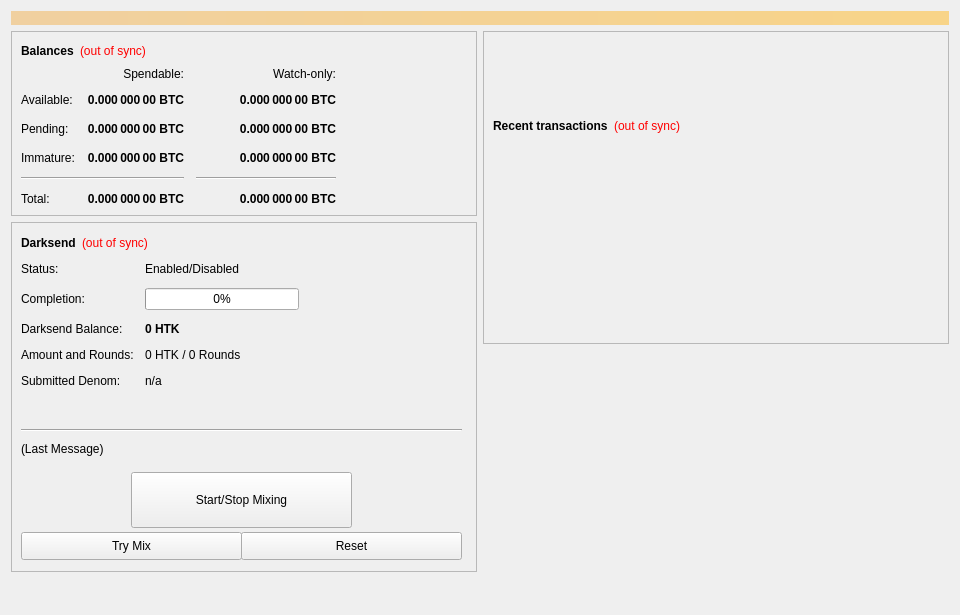
<?xml version="1.0" encoding="UTF-8"?>
<ui version="4.0">
 <class>OverviewPage</class>
 <widget class="QWidget" name="OverviewPage">
  <property name="geometry">
   <rect>
    <x>0</x>
    <y>0</y>
    <width>960</width>
    <height>615</height>
   </rect>
  </property>
  <property name="minimumSize">
   <size>
    <width>960</width>
    <height>0</height>
   </size>
  </property>
  <property name="windowTitle">
   <string>Form</string>
  </property>
  <layout class="QVBoxLayout" name="topLayout">
   <item>
    <widget class="QLabel" name="labelAlerts">
     <property name="visible">
      <bool>false</bool>
     </property>
     <property name="styleSheet">
      <string notr="true">background-color: qlineargradient(x1: 0, y1: 0, x2: 1, y2: 0, stop:0 #F0D0A0, stop:1 #F8D488); color:#000000;</string>
     </property>
     <property name="wordWrap">
      <bool>true</bool>
     </property>
     <property name="margin">
      <number>3</number>
     </property>
    </widget>
   </item>
   <item>
    <layout class="QHBoxLayout" name="horizontalLayout" stretch="1,1">
     <item>
      <layout class="QVBoxLayout" name="verticalLayout_2">
       <item>
        <widget class="QFrame" name="frame">
         <property name="frameShape">
          <enum>QFrame::StyledPanel</enum>
         </property>
         <property name="frameShadow">
          <enum>QFrame::Raised</enum>
         </property>
         <layout class="QVBoxLayout" name="verticalLayout_4">
          <item>
           <layout class="QHBoxLayout" name="horizontalLayout_4">
            <item>
             <widget class="QLabel" name="label_5">
              <property name="font">
               <font>
                <weight>75</weight>
                <bold>true</bold>
               </font>
              </property>
              <property name="text">
               <string>Balances</string>
              </property>
             </widget>
            </item>
            <item>
             <widget class="QLabel" name="labelWalletStatus">
              <property name="cursor">
               <cursorShape>WhatsThisCursor</cursorShape>
              </property>
              <property name="toolTip">
               <string>The displayed information may be out of date. Your wallet automatically synchronizes with the HTK network after a connection is established, but this process has not completed yet.</string>
              </property>
              <property name="styleSheet">
               <string notr="true">QLabel { color: red; }</string>
              </property>
              <property name="text">
               <string notr="true">(out of sync)</string>
              </property>
              <property name="alignment">
               <set>Qt::AlignLeading|Qt::AlignLeft|Qt::AlignVCenter</set>
              </property>
             </widget>
            </item>
            <item>
             <spacer name="horizontalSpacer_3">
              <property name="orientation">
               <enum>Qt::Horizontal</enum>
              </property>
              <property name="sizeHint" stdset="0">
               <size>
                <width>40</width>
                <height>20</height>
               </size>
              </property>
             </spacer>
            </item>
           </layout>
          </item>
          <item>
           <layout class="QGridLayout" name="gridLayout">
            <property name="spacing">
             <number>12</number>
            </property>
            <item row="2" column="2">
             <widget class="QLabel" name="labelWatchPending">
              <property name="font">
               <font>
                <weight>75</weight>
                <bold>true</bold>
               </font>
              </property>
              <property name="cursor">
               <cursorShape>IBeamCursor</cursorShape>
              </property>
              <property name="toolTip">
               <string>Unconfirmed transactions to watch-only addresses</string>
              </property>
              <property name="text">
               <string notr="true">0.000 000 00 BTC</string>
              </property>
              <property name="alignment">
               <set>Qt::AlignRight|Qt::AlignTrailing|Qt::AlignVCenter</set>
              </property>
              <property name="textInteractionFlags">
               <set>Qt::LinksAccessibleByMouse|Qt::TextSelectableByKeyboard|Qt::TextSelectableByMouse</set>
              </property>
             </widget>
            </item>
            <item row="2" column="1">
             <widget class="QLabel" name="labelUnconfirmed">
              <property name="font">
               <font>
                <weight>75</weight>
                <bold>true</bold>
               </font>
              </property>
              <property name="cursor">
               <cursorShape>IBeamCursor</cursorShape>
              </property>
              <property name="toolTip">
               <string>Total of transactions that have yet to be confirmed, and do not yet count toward the spendable balance</string>
              </property>
              <property name="text">
               <string notr="true">0.000 000 00 BTC</string>
              </property>
              <property name="alignment">
               <set>Qt::AlignRight|Qt::AlignTrailing|Qt::AlignVCenter</set>
              </property>
              <property name="textInteractionFlags">
               <set>Qt::LinksAccessibleByMouse|Qt::TextSelectableByKeyboard|Qt::TextSelectableByMouse</set>
              </property>
             </widget>
            </item>
            <item row="3" column="2">
             <widget class="QLabel" name="labelWatchImmature">
              <property name="font">
               <font>
                <weight>75</weight>
                <bold>true</bold>
               </font>
              </property>
              <property name="cursor">
               <cursorShape>IBeamCursor</cursorShape>
              </property>
              <property name="toolTip">
               <string>Staked or masternode rewards in watch-only addresses that has not yet matured</string>
              </property>
              <property name="text">
               <string notr="true">0.000 000 00 BTC</string>
              </property>
              <property name="alignment">
               <set>Qt::AlignRight|Qt::AlignTrailing|Qt::AlignVCenter</set>
              </property>
              <property name="textInteractionFlags">
               <set>Qt::LinksAccessibleByMouse|Qt::TextSelectableByKeyboard|Qt::TextSelectableByMouse</set>
              </property>
             </widget>
            </item>
            <item row="4" column="0" colspan="2">
             <widget class="Line" name="lineSpendableBalance">
              <property name="orientation">
               <enum>Qt::Horizontal</enum>
              </property>
             </widget>
            </item>
            <item row="4" column="2">
             <widget class="Line" name="lineWatchBalance">
              <property name="sizePolicy">
               <sizepolicy hsizetype="Preferred" vsizetype="Fixed">
                <horstretch>0</horstretch>
                <verstretch>0</verstretch>
               </sizepolicy>
              </property>
              <property name="minimumSize">
               <size>
                <width>140</width>
                <height>0</height>
               </size>
              </property>
              <property name="orientation">
               <enum>Qt::Horizontal</enum>
              </property>
             </widget>
            </item>
            <item row="5" column="0">
             <widget class="QLabel" name="labelTotalText">
              <property name="text">
               <string>Total:</string>
              </property>
             </widget>
            </item>
            <item row="3" column="1">
             <widget class="QLabel" name="labelImmature">
              <property name="font">
               <font>
                <weight>75</weight>
                <bold>true</bold>
               </font>
              </property>
              <property name="cursor">
               <cursorShape>IBeamCursor</cursorShape>
              </property>
              <property name="toolTip">
               <string>Staked or masternode rewards that has not yet matured</string>
              </property>
              <property name="text">
               <string notr="true">0.000 000 00 BTC</string>
              </property>
              <property name="alignment">
               <set>Qt::AlignRight|Qt::AlignTrailing|Qt::AlignVCenter</set>
              </property>
              <property name="textInteractionFlags">
               <set>Qt::LinksAccessibleByMouse|Qt::TextSelectableByKeyboard|Qt::TextSelectableByMouse</set>
              </property>
             </widget>
            </item>
            <item row="2" column="3">
             <spacer name="horizontalSpacer_2">
              <property name="orientation">
               <enum>Qt::Horizontal</enum>
              </property>
              <property name="sizeHint" stdset="0">
               <size>
                <width>40</width>
                <height>20</height>
               </size>
              </property>
             </spacer>
            </item>
            <item row="3" column="0">
             <widget class="QLabel" name="labelImmatureText">
              <property name="text">
               <string>Immature:</string>
              </property>
             </widget>
            </item>
            <item row="5" column="1">
             <widget class="QLabel" name="labelTotal">
              <property name="font">
               <font>
                <weight>75</weight>
                <bold>true</bold>
               </font>
              </property>
              <property name="cursor">
               <cursorShape>IBeamCursor</cursorShape>
              </property>
              <property name="toolTip">
               <string>Your current total balance</string>
              </property>
              <property name="text">
               <string notr="true">0.000 000 00 BTC</string>
              </property>
              <property name="alignment">
               <set>Qt::AlignRight|Qt::AlignTrailing|Qt::AlignVCenter</set>
              </property>
              <property name="textInteractionFlags">
               <set>Qt::LinksAccessibleByMouse|Qt::TextSelectableByKeyboard|Qt::TextSelectableByMouse</set>
              </property>
             </widget>
            </item>
            <item row="5" column="2">
             <widget class="QLabel" name="labelWatchTotal">
              <property name="font">
               <font>
                <weight>75</weight>
                <bold>true</bold>
               </font>
              </property>
              <property name="cursor">
               <cursorShape>IBeamCursor</cursorShape>
              </property>
              <property name="toolTip">
               <string>Current total balance in watch-only addresses</string>
              </property>
              <property name="text">
               <string notr="true">0.000 000 00 BTC</string>
              </property>
              <property name="alignment">
               <set>Qt::AlignRight|Qt::AlignTrailing|Qt::AlignVCenter</set>
              </property>
              <property name="textInteractionFlags">
               <set>Qt::LinksAccessibleByMouse|Qt::TextSelectableByKeyboard|Qt::TextSelectableByMouse</set>
              </property>
             </widget>
            </item>
            <item row="0" column="2">
             <widget class="QLabel" name="labelWatchonly">
              <property name="text">
               <string>Watch-only:</string>
              </property>
              <property name="alignment">
               <set>Qt::AlignRight|Qt::AlignTrailing|Qt::AlignVCenter</set>
              </property>
             </widget>
            </item>
            <item row="1" column="0">
             <widget class="QLabel" name="labelBalanceText">
              <property name="text">
               <string>Available:</string>
              </property>
             </widget>
            </item>
            <item row="1" column="1">
             <widget class="QLabel" name="labelBalance">
              <property name="font">
               <font>
                <weight>75</weight>
                <bold>true</bold>
               </font>
              </property>
              <property name="cursor">
               <cursorShape>IBeamCursor</cursorShape>
              </property>
              <property name="toolTip">
               <string>Your current spendable balance</string>
              </property>
              <property name="text">
               <string notr="true">0.000 000 00 BTC</string>
              </property>
              <property name="alignment">
               <set>Qt::AlignRight|Qt::AlignTrailing|Qt::AlignVCenter</set>
              </property>
              <property name="textInteractionFlags">
               <set>Qt::LinksAccessibleByMouse|Qt::TextSelectableByKeyboard|Qt::TextSelectableByMouse</set>
              </property>
             </widget>
            </item>
            <item row="1" column="2">
             <widget class="QLabel" name="labelWatchAvailable">
              <property name="font">
               <font>
                <weight>75</weight>
                <bold>true</bold>
               </font>
              </property>
              <property name="cursor">
               <cursorShape>IBeamCursor</cursorShape>
              </property>
              <property name="toolTip">
               <string>Your current balance in watch-only addresses</string>
              </property>
              <property name="text">
               <string notr="true">0.000 000 00 BTC</string>
              </property>
              <property name="alignment">
               <set>Qt::AlignRight|Qt::AlignTrailing|Qt::AlignVCenter</set>
              </property>
              <property name="textInteractionFlags">
               <set>Qt::LinksAccessibleByMouse|Qt::TextSelectableByKeyboard|Qt::TextSelectableByMouse</set>
              </property>
             </widget>
            </item>
            <item row="2" column="0">
             <widget class="QLabel" name="labelPendingText">
              <property name="text">
               <string>Pending:</string>
              </property>
             </widget>
            </item>
            <item row="0" column="1">
             <widget class="QLabel" name="labelSpendable">
              <property name="text">
               <string>Spendable:</string>
              </property>
              <property name="alignment">
               <set>Qt::AlignRight|Qt::AlignTrailing|Qt::AlignVCenter</set>
              </property>
             </widget>
            </item>
           </layout>
          </item>
         </layout>
        </widget>
       </item>
       <item>
        <widget class="QFrame" name="frameDarksend">
         <property name="minimumSize">
          <size>
           <width>0</width>
           <height>350</height>
          </size>
         </property>
         <property name="layoutDirection">
          <enum>Qt::LeftToRight</enum>
         </property>
         <property name="frameShape">
          <enum>QFrame::StyledPanel</enum>
         </property>
         <property name="frameShadow">
          <enum>QFrame::Raised</enum>
         </property>
         <widget class="QWidget" name="formLayoutWidget">
          <property name="geometry">
           <rect>
            <x>10</x>
            <y>40</y>
            <width>451</width>
            <height>161</height>
           </rect>
          </property>
          <layout class="QFormLayout" name="formLayout">
           <property name="fieldGrowthPolicy">
            <enum>QFormLayout::AllNonFixedFieldsGrow</enum>
           </property>
           <property name="horizontalSpacing">
            <number>11</number>
           </property>
           <property name="verticalSpacing">
            <number>12</number>
           </property>
           <item row="0" column="0">
            <widget class="QLabel" name="label_6">
             <property name="text">
              <string>Status:</string>
             </property>
            </widget>
           </item>
           <item row="1" column="0">
            <widget class="QLabel" name="label_7">
             <property name="text">
              <string>Completion:</string>
             </property>
            </widget>
           </item>
           <item row="1" column="1">
            <widget class="QProgressBar" name="DarksendProgress">
             <property name="maximumSize">
              <size>
               <width>154</width>
               <height>16777215</height>
              </size>
             </property>
             <property name="value">
              <number>0</number>
             </property>
            </widget>
           </item>
           <item row="2" column="0">
            <widget class="QLabel" name="labelAnonymizedText">
             <property name="text">
              <string>Darksend Balance:</string>
             </property>
            </widget>
           </item>
           <item row="2" column="1">
            <widget class="QLabel" name="labelAnonymized">
             <property name="font">
              <font>
               <weight>75</weight>
               <bold>true</bold>
              </font>
             </property>
             <property name="text">
              <string notr="true">0 HTK</string>
             </property>
            </widget>
           </item>
           <item row="3" column="0">
            <widget class="QLabel" name="label_8">
             <property name="text">
              <string>Amount and Rounds:</string>
             </property>
            </widget>
           </item>
           <item row="3" column="1">
            <widget class="QLabel" name="labelAmountRounds">
             <property name="text">
              <string>0 HTK / 0 Rounds</string>
             </property>
            </widget>
           </item>
           <item row="4" column="0">
            <widget class="QLabel" name="label_9">
             <property name="text">
              <string>Submitted Denom:</string>
             </property>
            </widget>
           </item>
           <item row="4" column="1">
            <widget class="QLabel" name="labelSubmittedDenom">
             <property name="toolTip">
              <string>The denominations you submitted to the Masternode.&lt;br&gt;To mix, other users must submit the exact same denominations.</string>
             </property>
             <property name="text">
              <string>n/a</string>
             </property>
            </widget>
           </item>
           <item row="0" column="1">
            <widget class="QLabel" name="DarksendEnabled">
             <property name="text">
              <string>Enabled/Disabled</string>
             </property>
            </widget>
           </item>
          </layout>
         </widget>
         <widget class="QPushButton" name="runAutoDenom">
          <property name="geometry">
           <rect>
            <x>251</x>
            <y>17</y>
            <width>1</width>
            <height>1</height>
           </rect>
          </property>
          <property name="palette">
           <palette>
            <active>
             <colorrole role="WindowText">
              <brush brushstyle="SolidPattern">
               <color alpha="255">
                <red>0</red>
                <green>0</green>
                <blue>0</blue>
               </color>
              </brush>
             </colorrole>
             <colorrole role="Button">
              <brush brushstyle="SolidPattern">
               <color alpha="255">
                <red>239</red>
                <green>238</green>
                <blue>238</blue>
               </color>
              </brush>
             </colorrole>
             <colorrole role="Light">
              <brush brushstyle="SolidPattern">
               <color alpha="255">
                <red>255</red>
                <green>255</green>
                <blue>255</blue>
               </color>
              </brush>
             </colorrole>
             <colorrole role="Midlight">
              <brush brushstyle="SolidPattern">
               <color alpha="255">
                <red>247</red>
                <green>246</green>
                <blue>246</blue>
               </color>
              </brush>
             </colorrole>
             <colorrole role="Dark">
              <brush brushstyle="SolidPattern">
               <color alpha="255">
                <red>119</red>
                <green>119</green>
                <blue>119</blue>
               </color>
              </brush>
             </colorrole>
             <colorrole role="Mid">
              <brush brushstyle="SolidPattern">
               <color alpha="255">
                <red>159</red>
                <green>159</green>
                <blue>159</blue>
               </color>
              </brush>
             </colorrole>
             <colorrole role="Text">
              <brush brushstyle="SolidPattern">
               <color alpha="255">
                <red>0</red>
                <green>0</green>
                <blue>0</blue>
               </color>
              </brush>
             </colorrole>
             <colorrole role="BrightText">
              <brush brushstyle="SolidPattern">
               <color alpha="255">
                <red>255</red>
                <green>255</green>
                <blue>255</blue>
               </color>
              </brush>
             </colorrole>
             <colorrole role="ButtonText">
              <brush brushstyle="SolidPattern">
               <color alpha="255">
                <red>0</red>
                <green>0</green>
                <blue>0</blue>
               </color>
              </brush>
             </colorrole>
             <colorrole role="Base">
              <brush brushstyle="SolidPattern">
               <color alpha="255">
                <red>255</red>
                <green>255</green>
                <blue>255</blue>
               </color>
              </brush>
             </colorrole>
             <colorrole role="Window">
              <brush brushstyle="SolidPattern">
               <color alpha="255">
                <red>239</red>
                <green>238</green>
                <blue>238</blue>
               </color>
              </brush>
             </colorrole>
             <colorrole role="Shadow">
              <brush brushstyle="SolidPattern">
               <color alpha="255">
                <red>0</red>
                <green>0</green>
                <blue>0</blue>
               </color>
              </brush>
             </colorrole>
             <colorrole role="AlternateBase">
              <brush brushstyle="SolidPattern">
               <color alpha="255">
                <red>247</red>
                <green>246</green>
                <blue>246</blue>
               </color>
              </brush>
             </colorrole>
             <colorrole role="ToolTipBase">
              <brush brushstyle="SolidPattern">
               <color alpha="255">
                <red>255</red>
                <green>255</green>
                <blue>220</blue>
               </color>
              </brush>
             </colorrole>
             <colorrole role="ToolTipText">
              <brush brushstyle="SolidPattern">
               <color alpha="255">
                <red>0</red>
                <green>0</green>
                <blue>0</blue>
               </color>
              </brush>
             </colorrole>
            </active>
            <inactive>
             <colorrole role="WindowText">
              <brush brushstyle="SolidPattern">
               <color alpha="255">
                <red>0</red>
                <green>0</green>
                <blue>0</blue>
               </color>
              </brush>
             </colorrole>
             <colorrole role="Button">
              <brush brushstyle="SolidPattern">
               <color alpha="255">
                <red>239</red>
                <green>238</green>
                <blue>238</blue>
               </color>
              </brush>
             </colorrole>
             <colorrole role="Light">
              <brush brushstyle="SolidPattern">
               <color alpha="255">
                <red>255</red>
                <green>255</green>
                <blue>255</blue>
               </color>
              </brush>
             </colorrole>
             <colorrole role="Midlight">
              <brush brushstyle="SolidPattern">
               <color alpha="255">
                <red>247</red>
                <green>246</green>
                <blue>246</blue>
               </color>
              </brush>
             </colorrole>
             <colorrole role="Dark">
              <brush brushstyle="SolidPattern">
               <color alpha="255">
                <red>119</red>
                <green>119</green>
                <blue>119</blue>
               </color>
              </brush>
             </colorrole>
             <colorrole role="Mid">
              <brush brushstyle="SolidPattern">
               <color alpha="255">
                <red>159</red>
                <green>159</green>
                <blue>159</blue>
               </color>
              </brush>
             </colorrole>
             <colorrole role="Text">
              <brush brushstyle="SolidPattern">
               <color alpha="255">
                <red>0</red>
                <green>0</green>
                <blue>0</blue>
               </color>
              </brush>
             </colorrole>
             <colorrole role="BrightText">
              <brush brushstyle="SolidPattern">
               <color alpha="255">
                <red>255</red>
                <green>255</green>
                <blue>255</blue>
               </color>
              </brush>
             </colorrole>
             <colorrole role="ButtonText">
              <brush brushstyle="SolidPattern">
               <color alpha="255">
                <red>0</red>
                <green>0</green>
                <blue>0</blue>
               </color>
              </brush>
             </colorrole>
             <colorrole role="Base">
              <brush brushstyle="SolidPattern">
               <color alpha="255">
                <red>255</red>
                <green>255</green>
                <blue>255</blue>
               </color>
              </brush>
             </colorrole>
             <colorrole role="Window">
              <brush brushstyle="SolidPattern">
               <color alpha="255">
                <red>239</red>
                <green>238</green>
                <blue>238</blue>
               </color>
              </brush>
             </colorrole>
             <colorrole role="Shadow">
              <brush brushstyle="SolidPattern">
               <color alpha="255">
                <red>0</red>
                <green>0</green>
                <blue>0</blue>
               </color>
              </brush>
             </colorrole>
             <colorrole role="AlternateBase">
              <brush brushstyle="SolidPattern">
               <color alpha="255">
                <red>247</red>
                <green>246</green>
                <blue>246</blue>
               </color>
              </brush>
             </colorrole>
             <colorrole role="ToolTipBase">
              <brush brushstyle="SolidPattern">
               <color alpha="255">
                <red>255</red>
                <green>255</green>
                <blue>220</blue>
               </color>
              </brush>
             </colorrole>
             <colorrole role="ToolTipText">
              <brush brushstyle="SolidPattern">
               <color alpha="255">
                <red>0</red>
                <green>0</green>
                <blue>0</blue>
               </color>
              </brush>
             </colorrole>
            </inactive>
            <disabled>
             <colorrole role="WindowText">
              <brush brushstyle="SolidPattern">
               <color alpha="255">
                <red>119</red>
                <green>119</green>
                <blue>119</blue>
               </color>
              </brush>
             </colorrole>
             <colorrole role="Button">
              <brush brushstyle="SolidPattern">
               <color alpha="255">
                <red>239</red>
                <green>238</green>
                <blue>238</blue>
               </color>
              </brush>
             </colorrole>
             <colorrole role="Light">
              <brush brushstyle="SolidPattern">
               <color alpha="255">
                <red>255</red>
                <green>255</green>
                <blue>255</blue>
               </color>
              </brush>
             </colorrole>
             <colorrole role="Midlight">
              <brush brushstyle="SolidPattern">
               <color alpha="255">
                <red>247</red>
                <green>246</green>
                <blue>246</blue>
               </color>
              </brush>
             </colorrole>
             <colorrole role="Dark">
              <brush brushstyle="SolidPattern">
               <color alpha="255">
                <red>119</red>
                <green>119</green>
                <blue>119</blue>
               </color>
              </brush>
             </colorrole>
             <colorrole role="Mid">
              <brush brushstyle="SolidPattern">
               <color alpha="255">
                <red>159</red>
                <green>159</green>
                <blue>159</blue>
               </color>
              </brush>
             </colorrole>
             <colorrole role="Text">
              <brush brushstyle="SolidPattern">
               <color alpha="255">
                <red>119</red>
                <green>119</green>
                <blue>119</blue>
               </color>
              </brush>
             </colorrole>
             <colorrole role="BrightText">
              <brush brushstyle="SolidPattern">
               <color alpha="255">
                <red>255</red>
                <green>255</green>
                <blue>255</blue>
               </color>
              </brush>
             </colorrole>
             <colorrole role="ButtonText">
              <brush brushstyle="SolidPattern">
               <color alpha="255">
                <red>119</red>
                <green>119</green>
                <blue>119</blue>
               </color>
              </brush>
             </colorrole>
             <colorrole role="Base">
              <brush brushstyle="SolidPattern">
               <color alpha="255">
                <red>239</red>
                <green>238</green>
                <blue>238</blue>
               </color>
              </brush>
             </colorrole>
             <colorrole role="Window">
              <brush brushstyle="SolidPattern">
               <color alpha="255">
                <red>239</red>
                <green>238</green>
                <blue>238</blue>
               </color>
              </brush>
             </colorrole>
             <colorrole role="Shadow">
              <brush brushstyle="SolidPattern">
               <color alpha="255">
                <red>0</red>
                <green>0</green>
                <blue>0</blue>
               </color>
              </brush>
             </colorrole>
             <colorrole role="AlternateBase">
              <brush brushstyle="SolidPattern">
               <color alpha="255">
                <red>239</red>
                <green>238</green>
                <blue>238</blue>
               </color>
              </brush>
             </colorrole>
             <colorrole role="ToolTipBase">
              <brush brushstyle="SolidPattern">
               <color alpha="255">
                <red>255</red>
                <green>255</green>
                <blue>220</blue>
               </color>
              </brush>
             </colorrole>
             <colorrole role="ToolTipText">
              <brush brushstyle="SolidPattern">
               <color alpha="255">
                <red>0</red>
                <green>0</green>
                <blue>0</blue>
               </color>
              </brush>
             </colorrole>
            </disabled>
           </palette>
          </property>
          <property name="focusPolicy">
           <enum>Qt::NoFocus</enum>
          </property>
          <property name="autoFillBackground">
           <bool>true</bool>
          </property>
          <property name="text">
           <string/>
          </property>
          <property name="flat">
           <bool>true</bool>
          </property>
         </widget>
         <widget class="QPushButton" name="toggleDarksend">
          <property name="geometry">
           <rect>
            <x>120</x>
            <y>250</y>
            <width>221</width>
            <height>56</height>
           </rect>
          </property>
          <property name="sizePolicy">
           <sizepolicy hsizetype="MinimumExpanding" vsizetype="Fixed">
            <horstretch>0</horstretch>
            <verstretch>0</verstretch>
           </sizepolicy>
          </property>
          <property name="text">
           <string>Start/Stop Mixing</string>
          </property>
         </widget>
         <widget class="Line" name="lineLastMessage">
          <property name="geometry">
           <rect>
            <x>10</x>
            <y>200</y>
            <width>441</width>
            <height>16</height>
           </rect>
          </property>
          <property name="orientation">
           <enum>Qt::Horizontal</enum>
          </property>
         </widget>
         <widget class="QLabel" name="DarksendStatus">
          <property name="geometry">
           <rect>
            <x>10</x>
            <y>220</y>
            <width>451</width>
            <height>61</height>
           </rect>
          </property>
          <property name="minimumSize">
           <size>
            <width>288</width>
            <height>43</height>
           </size>
          </property>
          <property name="text">
           <string>(Last Message)</string>
          </property>
          <property name="alignment">
           <set>Qt::AlignLeading|Qt::AlignLeft|Qt::AlignTop</set>
          </property>
          <property name="wordWrap">
           <bool>true</bool>
          </property>
         </widget>
         <widget class="QPushButton" name="DarksendAuto">
          <property name="geometry">
           <rect>
            <x>10</x>
            <y>310</y>
            <width>221</width>
            <height>28</height>
           </rect>
          </property>
          <property name="sizePolicy">
           <sizepolicy hsizetype="MinimumExpanding" vsizetype="Fixed">
            <horstretch>0</horstretch>
            <verstretch>0</verstretch>
           </sizepolicy>
          </property>
          <property name="toolTip">
           <string>Try to manually submit a Darksend request.</string>
          </property>
          <property name="text">
           <string>Try Mix</string>
          </property>
         </widget>
         <widget class="QPushButton" name="DarksendReset">
          <property name="geometry">
           <rect>
            <x>230</x>
            <y>310</y>
            <width>221</width>
            <height>28</height>
           </rect>
          </property>
          <property name="sizePolicy">
           <sizepolicy hsizetype="MinimumExpanding" vsizetype="Fixed">
            <horstretch>0</horstretch>
            <verstretch>0</verstretch>
           </sizepolicy>
          </property>
          <property name="toolTip">
           <string>Reset the current status of Darksend (can interrupt Darksend if it's in the process of Mixing, which can cost you money!)</string>
          </property>
          <property name="autoFillBackground">
           <bool>false</bool>
          </property>
          <property name="text">
           <string>Reset</string>
          </property>
         </widget>
         <widget class="QWidget" name="layoutWidget">
          <property name="geometry">
           <rect>
            <x>10</x>
            <y>10</y>
            <width>431</width>
            <height>22</height>
           </rect>
          </property>
          <layout class="QHBoxLayout" name="horizontalLayout_5">
           <item>
            <widget class="QLabel" name="label_2">
             <property name="font">
              <font>
               <weight>75</weight>
               <bold>true</bold>
              </font>
             </property>
             <property name="text">
              <string>Darksend</string>
             </property>
            </widget>
           </item>
           <item>
            <widget class="QLabel" name="labelDarksendSyncStatus">
             <property name="toolTip">
              <string>The displayed information may be out of date. Your wallet automatically synchronizes with the HTK network after a connection is established, but this process has not completed yet.</string>
             </property>
             <property name="styleSheet">
              <string notr="true">QLabel { color: red; }</string>
             </property>
             <property name="text">
              <string notr="true">(out of sync)</string>
             </property>
             <property name="alignment">
              <set>Qt::AlignLeading|Qt::AlignLeft|Qt::AlignVCenter</set>
             </property>
            </widget>
           </item>
           <item>
            <spacer name="horizontalSpacer_4">
             <property name="orientation">
              <enum>Qt::Horizontal</enum>
             </property>
             <property name="sizeHint" stdset="0">
              <size>
               <width>40</width>
               <height>20</height>
              </size>
             </property>
            </spacer>
           </item>
          </layout>
         </widget>
        </widget>
       </item>
       <item>
        <spacer name="verticalSpacer">
         <property name="orientation">
          <enum>Qt::Vertical</enum>
         </property>
         <property name="sizeHint" stdset="0">
          <size>
           <width>20</width>
           <height>40</height>
          </size>
         </property>
        </spacer>
       </item>
      </layout>
     </item>
     <item>
      <layout class="QVBoxLayout" name="verticalLayout_3">
       <item>
        <widget class="QFrame" name="frame_2">
         <property name="frameShape">
          <enum>QFrame::StyledPanel</enum>
         </property>
         <property name="frameShadow">
          <enum>QFrame::Raised</enum>
         </property>
         <layout class="QVBoxLayout" name="verticalLayout">
          <item>
           <spacer name="verticalSpacer_3">
            <property name="orientation">
             <enum>Qt::Vertical</enum>
            </property>
            <property name="sizeType">
             <enum>QSizePolicy::Fixed</enum>
            </property>
            <property name="sizeHint" stdset="0">
             <size>
              <width>20</width>
              <height>75</height>
             </size>
            </property>
           </spacer>
          </item>
          <item>
           <layout class="QHBoxLayout" name="horizontalLayout_2">
            <item>
             <widget class="QLabel" name="label_4">
              <property name="font">
               <font>
                <weight>75</weight>
                <bold>true</bold>
               </font>
              </property>
              <property name="text">
               <string>Recent transactions</string>
              </property>
             </widget>
            </item>
            <item>
             <widget class="QLabel" name="labelTransactionsStatus">
              <property name="cursor">
               <cursorShape>WhatsThisCursor</cursorShape>
              </property>
              <property name="toolTip">
               <string>The displayed information may be out of date. Your wallet automatically synchronizes with the HTK network after a connection is established, but this process has not completed yet.</string>
              </property>
              <property name="styleSheet">
               <string notr="true">QLabel { color: red; }</string>
              </property>
              <property name="text">
               <string notr="true">(out of sync)</string>
              </property>
              <property name="alignment">
               <set>Qt::AlignRight|Qt::AlignTrailing|Qt::AlignVCenter</set>
              </property>
             </widget>
            </item>
            <item>
             <spacer name="horizontalSpacer">
              <property name="orientation">
               <enum>Qt::Horizontal</enum>
              </property>
              <property name="sizeHint" stdset="0">
               <size>
                <width>40</width>
                <height>20</height>
               </size>
              </property>
             </spacer>
            </item>
           </layout>
          </item>
          <item>
           <widget class="QListView" name="listTransactions">
            <property name="styleSheet">
             <string notr="true">QListView { background: transparent; }</string>
            </property>
            <property name="frameShape">
             <enum>QFrame::NoFrame</enum>
            </property>
            <property name="verticalScrollBarPolicy">
             <enum>Qt::ScrollBarAlwaysOff</enum>
            </property>
            <property name="horizontalScrollBarPolicy">
             <enum>Qt::ScrollBarAlwaysOff</enum>
            </property>
            <property name="selectionMode">
             <enum>QAbstractItemView::NoSelection</enum>
            </property>
           </widget>
          </item>
         </layout>
        </widget>
       </item>
       <item>
        <spacer name="verticalSpacer_2">
         <property name="orientation">
          <enum>Qt::Vertical</enum>
         </property>
         <property name="sizeType">
          <enum>QSizePolicy::Expanding</enum>
         </property>
         <property name="sizeHint" stdset="0">
          <size>
           <width>20</width>
           <height>40</height>
          </size>
         </property>
        </spacer>
       </item>
      </layout>
     </item>
    </layout>
   </item>
  </layout>
 </widget>
 <resources/>
 <connections/>
</ui>
